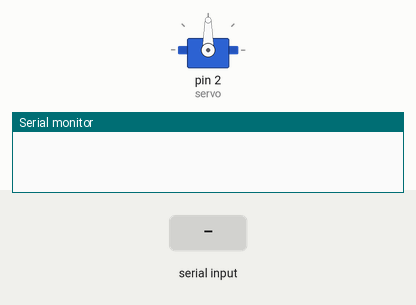
This sketch was run on a simulated Arduino Uno, built with avr-gcc and run on an emulated ATmega328P. Parts: servo, the last lines printed to the serial monitor. Inputs (shaded band) come from the test bench.

Above: at 1.2 s.
1.3 s: "sag\n" received over Serial
At 1.8 s:
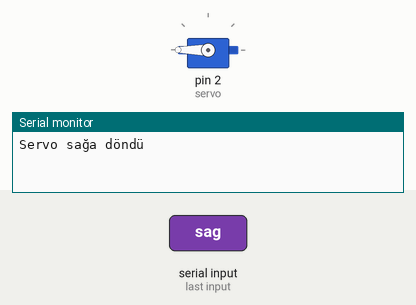
2.8 s: "sol\n" received over Serial
At 4.2 s:
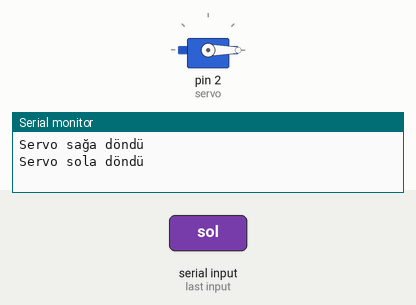
Timing chart, 0 to 5.8 s (numbered marks = the images above; inputs shaded):
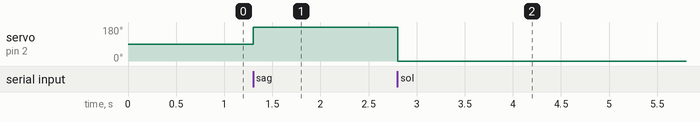

The sketch:

nodemcu2.ino
```cpp
#include <Servo.h>

Servo servo;

void setup() {
  Serial.begin(9600);
  servo.attach(2); // GPIO2 (D4)
  servo.write(90); // Başlangıç orta konum
}

void loop() {
  if (Serial.available()) {
    String komut = Serial.readStringUntil('\n');
    komut.trim();

    if (komut == "sag") {
      servo.write(180);
      Serial.println("Servo sağa döndü");
    } else if (komut == "sol") {
      servo.write(0);
      Serial.println("Servo sola döndü");
    }
  }
}
```

Measured:
- after the input at 1.3 s, servo on pin 2 (servo): 90° → 180° at once
- after the input at 2.8 s, servo on pin 2 (servo): 180° → 0° at once
